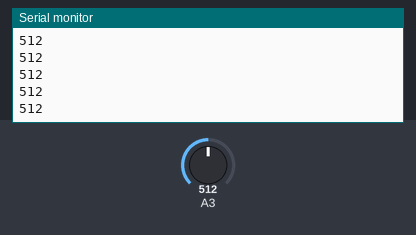
This sketch was run on a simulated Arduino Uno, built with avr-gcc and run on an emulated ATmega328P. Parts: the last lines printed to the serial monitor. The test bench sets the inputs (shaded band); at power-on: A3 = 512.

Above: at 1.2 s.
1.3 s: A3 set to 716
At 1.9 s:
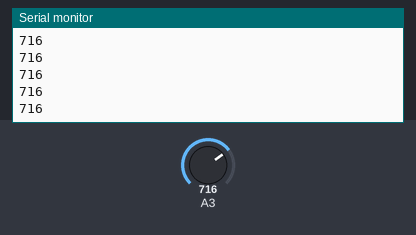
2.8 s: A3 set to 900
At 3.5 s:
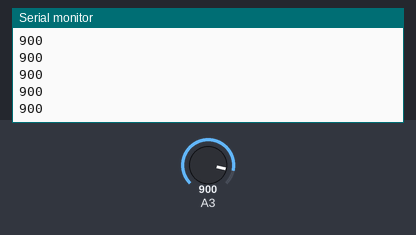
Timing chart, 0 to 5.8 s (numbered marks = the images above; inputs shaded):
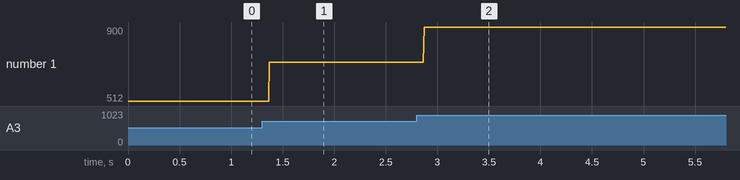

The sketch:

sketch_jan27a.ino
```cpp
void setup() {Serial.begin(9600);
pinMode(A3,INPUT);
// put your setup code here, to run once:

}

void loop() {
 int a=analogRead(A3);// put your main code here, to run repeatedly:
Serial.println(a);
}
```

Measured:
- after the input at 1.3 s, the serial monitor: prints a new line after 0.07 s (image 1)
- after the input at 2.8 s, the serial monitor: prints a new line after 0.07 s (image 2)
- plotted number 1: 512 → 716 after the input at 1.3 s, 716 → 900 after the input at 2.8 s
